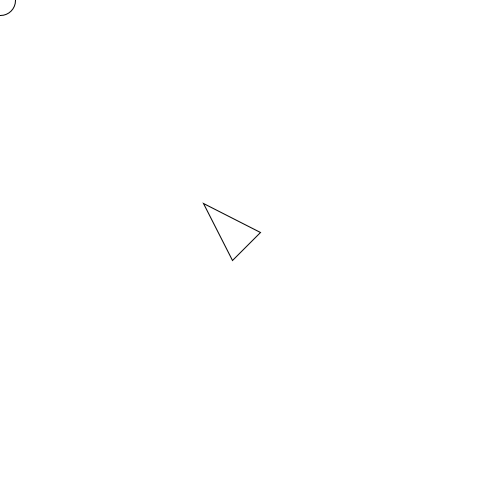
Frame 1 (no input)
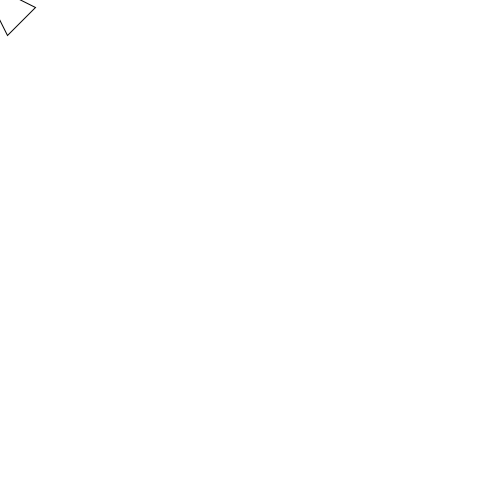
Frame 60 (the mouse pressed at the canvas centre just before this capture)
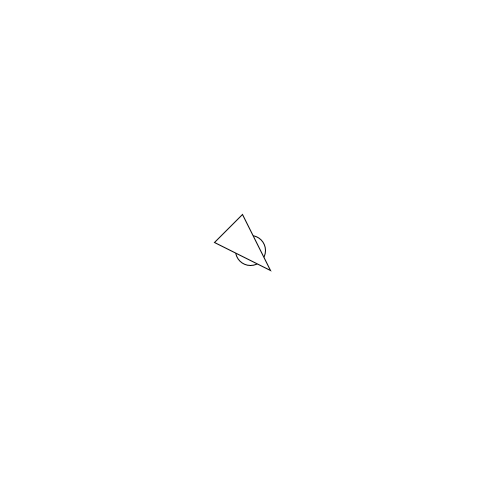
Frame 120 (the mouse held since frame 60 and released just before this capture)

The Processing sketch that drew these frames (run headless with seeded random() and noise(); from frame 60 on, the mouse is pressed at the canvas centre):

// Processing sketch: DogWalk
// ── DogWalk.pde
float x, y;
  
void setup() {
  size(500, 500);
  x = width/2;
  y = height/2;
}

void draw() {
  background(255);
  float tx = mouseX;
  float ty = mouseY;
  ellipse(tx, ty, 30, 30);
  x += 0.1*(tx - x);
  y += 0.1*(ty - y);
  translate(x, y);
  float th = -atan2(x - tx, y - ty);
  rotate(th);
  //float th = atan2(y - ty, x - tx);
  //rotate(th - PI/2);
  //translate(-x, -y);
  //triangle(x, y - 10, x + 5, y + 10, x - 5, y + 10);
  triangle(0, -30, 20, 30, -20, 30);
}
